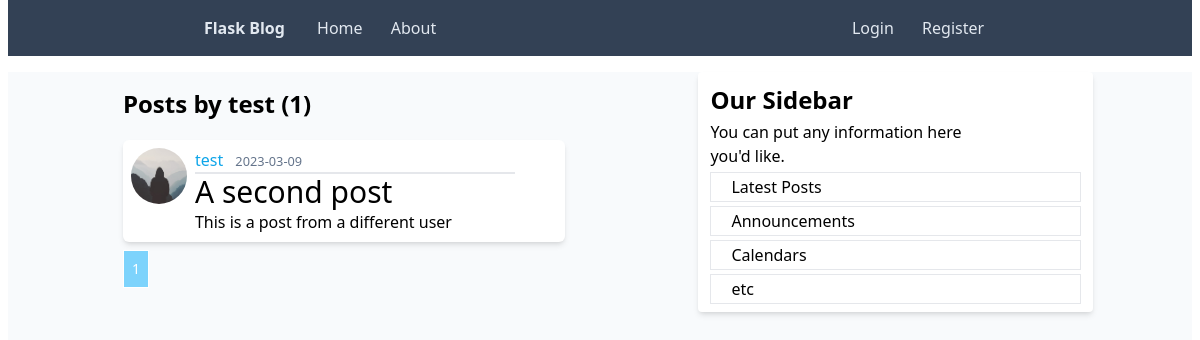
The app's page /user/test with its own data.
### flask_blog/models.py (models this page shows, shortened)
class User(db.Model, UserMixin):
    id = db.Column(db.Integer, primary_key=True)
    username = db.Column(db.String(20), unique=True, nullable=False)
    email = db.Column(db.String(120), unique=True, nullable=False)
    image_file = db.Column(db.String(20), nullable=False, default="default.jpg")
    password = db.Column(db.String(60), nullable=False)
    posts = db.Relationship("Post", backref="author", lazy=True)

class Post(db.Model):
    id = db.Column(db.Integer, primary_key=True)
    title = db.Column(db.String(100), nullable=False)
    date_posted = db.Column(db.DateTime, nullable=False, default=datetime.utcnow)
    content = db.Column(db.Text, nullable=False)
    user_id = db.Column(db.Integer, db.ForeignKey("user.id"), nullable=False)
    comments = db.Relationship("Comment", backref="post", lazy=True)

### flask_blog/users/routes.py (the view)
@users.route("/user/<string:username>")
def user_posts(username):
    page = request.args.get("page", 1, type=int)
    user = query_one_filtered(User, username=username)
    if not user:
        abort(404)
    posts = query_paginate_filtered(Post, page, author=user)
    return render_template("user_posts.html", posts=posts, title=username, user=user)

### flask_blog/__init__.py (called while the page is built)
def query_one_filtered(table, **kwargs):
    return db.session.execute(db.select(table).filter_by(**kwargs)).scalar_one_or_none()

def query_paginate_filtered(table, page, **kwargs):
    return db.paginate(
        db.select(table).filter_by(**kwargs).order_by(table.date_posted.desc()),
        per_page=5,
        page=page,
    )

### flask_blog/templates/user_posts.html
{% extends "base.html" %} {% block content%}
<h1 class="mb-3 text-2xl font-bold">Posts by {{ user.username }} ({{ posts.total }})</h1>
{% for post in posts.items %}
<article class=" rounded-md media content-section shadow-md p-2 flex flex-row bg-white">
    <img class="rounded-full h-[3.5rem] w-[3.5rem]" src="{{url_for('static',filename='profile_pics/' + post.author.image_file)}}">
    <div class="pl-2 ">
        <div class="border-b-2 w-[20rem]">
            <a class="mr-2 text-sky-500" href="{{url_for('users.user_posts',username=post.author.username)}}">{{ post.author.username }}</a>
            <small class="text-slate-500">{{ post.date_posted.strftime('%Y-%m-%d') }}</small>
        </div>
        <h2><a class="font-medium text-3xl hover:text-sky-500" href="{{url_for('posts.post',post_id=post.id)}}">{{ post.title }}</a></h2>
        <p class="article-content">{{ post.content }}</p>
    </div>
</article>
{% endfor %}
<section class="flex flex-wrap gap-1">
{%for page_num in posts.iter_pages(left_edge=1,right_edge=1, left_current=1,right_current=2)%}
    {%if page_num%}
        {%if posts.page==page_num%}
        <a class=" text-sm border-white border p-2 inline bg-sky-300 text-white" href="{{url_for('users.user_posts',username=user.username,page=page_num)}}">{{page_num}}</a>
        {%else%}
        <a class=" text-sm border-sky-300 border text-sky-400 p-2 inline hover:bg-sky-300 hover:text-white" href="{{url_for('users.user_posts',username=user.username,page=page_num)}}">{{page_num}}</a>
        {%endif%}
    {%else%}
        ...
    {%endif%}
{%endfor%}
</section>
{%endblock content%}

### records on screen
User: username "test"
Post: image_file (placeholder picture), author.username "test", date_posted "2023-03-09", title "A second post", content "This is a post from a different user"

### other values on screen
{{ posts.total }} "1"
{{ page_num }} "1"
